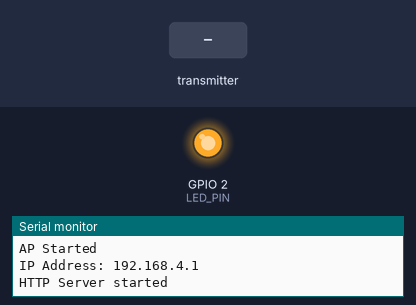
A sketch run on a simulated ESP32. Shown: output pins drawn as LEDs (lit = HIGH), the last lines printed to the serial monitor. Dashed ring = blinking. Inputs (shaded band) come from the test bench.

Above: at 1.2 s.
1.3 s: the transmitter starts sending id = 0
At 2.1 s:
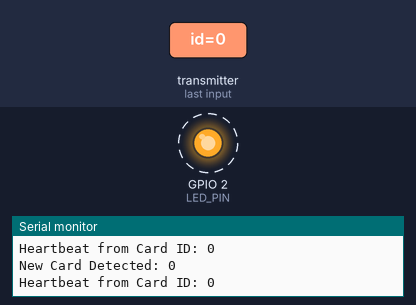
Timing chart, 0 to 8.8 s (numbered marks = the images above; inputs shaded):
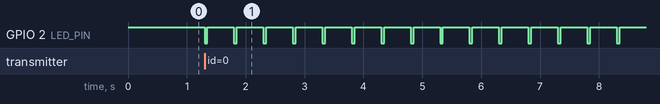

Measured:
- after the input at 1.3 s, GPIO 2 (LED_PIN): alternates HIGH for 0.45 s and LOW for 0.05 s, starting at once

The sketch:

server_node.ino
```cpp
#include <ArduinoJson.h> // Make sure to install ArduinoJson via Library Manager
#include <WebServer.h>
#include <WiFi.h>
#include <esp_now.h>

// LED Pin
const int LED_PIN = 2;

// Wireless Credentials for the AP
const char *ssid = "SmartParcel_AP";
const char *password = "password123";

// Structure to receive data (Heartbeat)
// Must match the sender structure
typedef struct struct_message {
  int id;
  char type[10]; // "CARD"
} struct_message;

struct_message myData;

// Data structure to store active cards
struct CardInfo {
  int id;
  unsigned long lastSeen;
};

// Simple array to store active cards (can be optimized with std::vector or
// linked list)
#define MAX_CARDS 50
CardInfo activeCards[MAX_CARDS];
int activeCardCount = 0;

// Cleanup timeout - if a card isn't seen for 10 seconds, it's considered gone
const unsigned long TIMEOUT_MS = 10000;

WebServer server(80);

// Callback when data is received via ESP-NOW (ESP32 Arduino Core 3.x signature)
void OnDataRecv(const esp_now_recv_info_t *info, const uint8_t *incomingData,
                int len) {
  memcpy(&myData, incomingData, sizeof(myData));

  // Blink LED to indicate heartbeat received
  digitalWrite(LED_PIN, LOW); // LED off briefly
  delay(50);
  digitalWrite(LED_PIN, HIGH); // LED back on

  Serial.print("Heartbeat from Card ID: ");
  Serial.println(myData.id);

  // Update or Add Card
  bool found = false;
  for (int i = 0; i < activeCardCount; i++) {
    if (activeCards[i].id == myData.id) {
      activeCards[i].lastSeen = millis();
      found = true;
      break;
    }
  }

  if (!found && activeCardCount < MAX_CARDS) {
    activeCards[activeCardCount].id = myData.id;
    activeCards[activeCardCount].lastSeen = millis();
    activeCardCount++;
    Serial.print("New Card Detected: ");
    Serial.println(myData.id);
  }
}

void setup() {
  Serial.begin(115200);

  // Setup LED pin
  pinMode(LED_PIN, OUTPUT);
  digitalWrite(LED_PIN, HIGH); // LED on when server is running

  // 1. Init WiFi in AP Mode
  WiFi.mode(WIFI_AP_STA); // AP for App connection, STA for ESP-NOW (ESP-NOW
                          // needs separate channel or same as AP)
  // Note: For ESP-NOW and Wifi to work together, they must be on the same
  // channel. SoftAP default is usually channel 1.

  WiFi.softAP(ssid, password, 1, 0, 4); // SSID, Pass, Channel, Hidden, MaxConn
  Serial.println("AP Started");
  Serial.print("IP Address: ");
  Serial.println(WiFi.softAPIP());

  // 2. Init ESP-NOW
  if (esp_now_init() != ESP_OK) {
    Serial.println("Error initializing ESP-NOW");
    return;
  }

  // Register callback
  esp_now_register_recv_cb(OnDataRecv); // Use esp_now_register_recv_cb instead
                                        // of esp_now_register_recv_cb_t cast

  // 3. Init Web Server
  server.on("/api/cards", HTTP_GET, []() {
    // Create JSON response
    // Using ArduinoJson 6 or 7
    // DynamicJsonDocument doc(1024); // Old version
    JsonDocument doc; // ArduinoJson 7

    JsonArray cards = doc["cards"].to<JsonArray>();

    unsigned long currentMillis = millis();

    // Iterate and prune simultaneously (or just filter for response)
    // We will clean up in loop(), here we just report active ones
    for (int i = 0; i < activeCardCount; i++) {
      JsonObject card = cards.add<JsonObject>();
      card["id"] = activeCards[i].id;
      card["last_seen_ms_ago"] = currentMillis - activeCards[i].lastSeen;
    }

    String jsonString;
    serializeJson(doc, jsonString);
    server.send(200, "application/json", jsonString);
  });

  server.begin();
  Serial.println("HTTP Server started");
}

void loop() {
  server.handleClient();

  // Prune inactive cards
  unsigned long currentMillis = millis();
  for (int i = 0; i < activeCardCount; i++) {
    if (currentMillis - activeCards[i].lastSeen > TIMEOUT_MS) {
      Serial.print("Card Lost: ");
      Serial.println(activeCards[i].id);

      // Remove by shifting
      for (int j = i; j < activeCardCount - 1; j++) {
        activeCards[j] = activeCards[j + 1];
      }
      activeCardCount--;
      i--; // Recheck this index as it's now occupied by the next element
    }
  }

  delay(10); // Small yield
}
```
